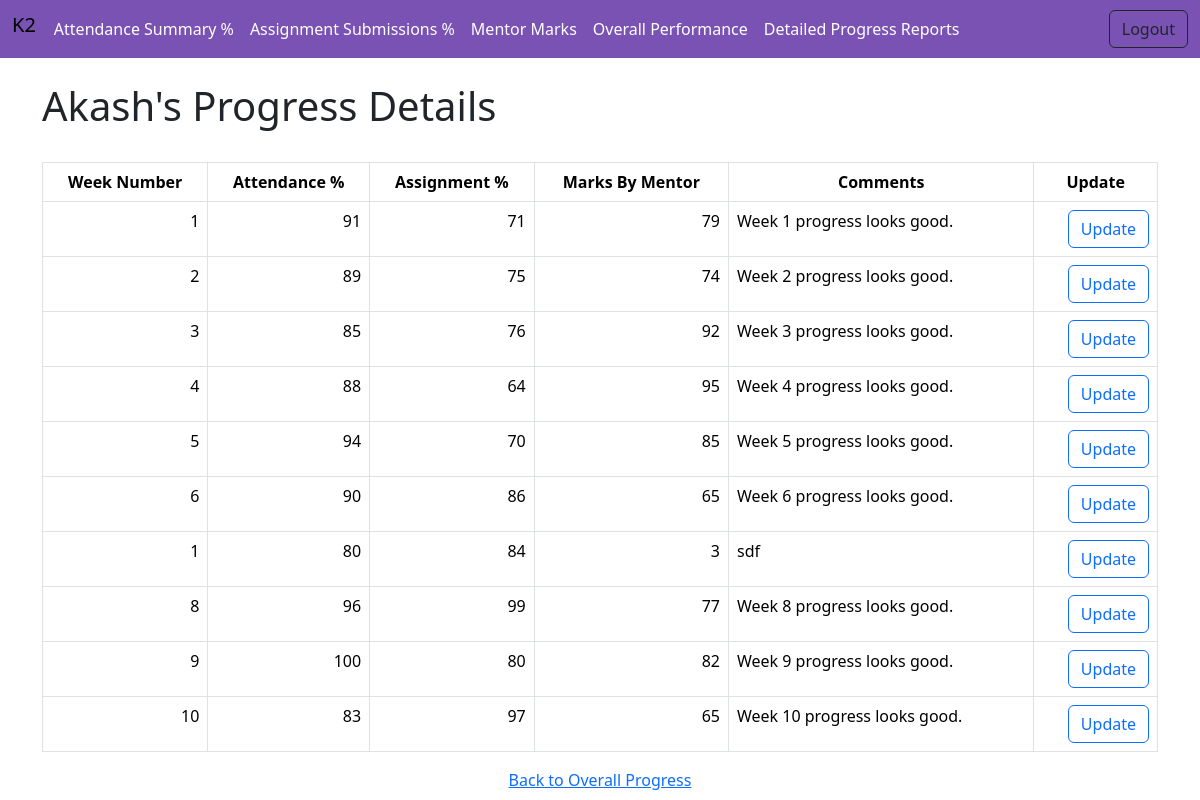
Before: /student_detail/e9akash/ (signed in) with the older database file.
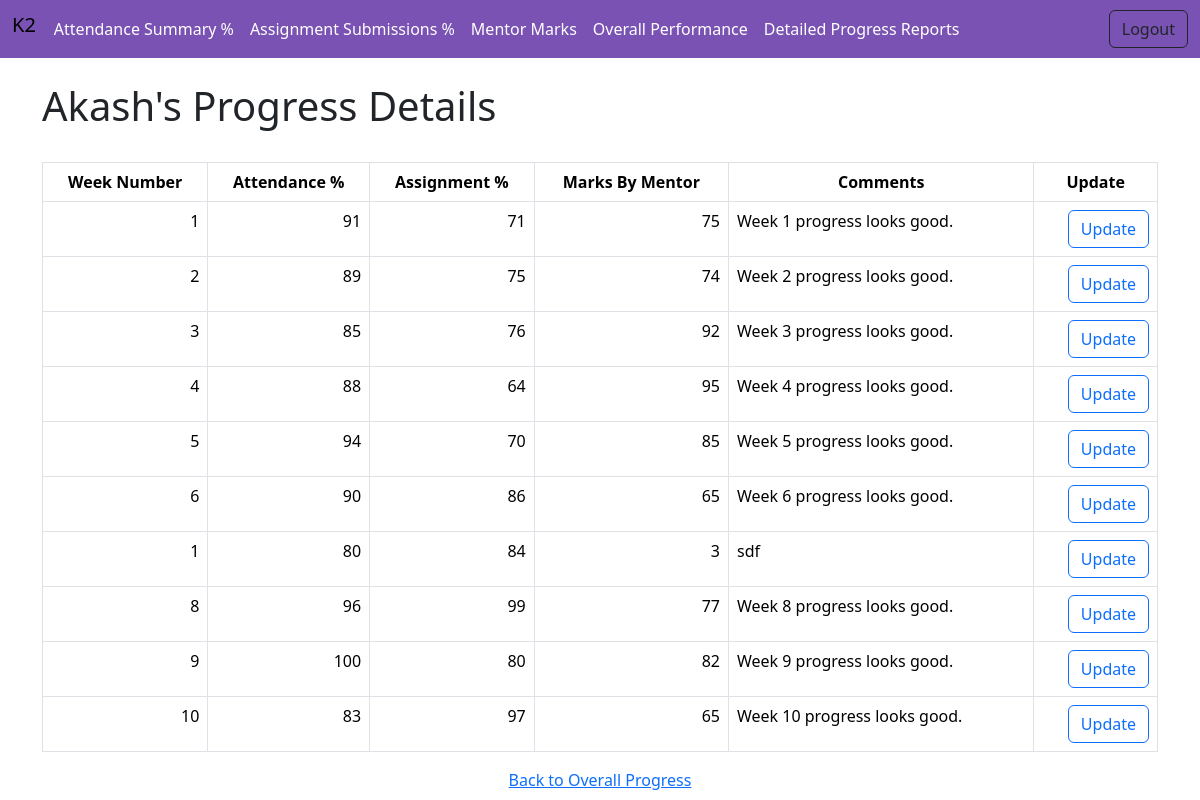
After: the same page with the newer database file.
### progress_tracker/models.py (models this page shows, shortened)
class Trainee(models.Model):
    id = models.AutoField(primary_key=True)
    username = models.CharField(max_length=50)
    name = models.CharField(max_length=100)

class ProgressReport(models.Model):
    trainee = models.ForeignKey(Trainee, on_delete=models.CASCADE)
    week_number = models.PositiveIntegerField()
    attendance = models.PositiveIntegerField()
    assignment = models.PositiveIntegerField()
    marks = models.PositiveIntegerField()
    comments = models.TextField()

### progress_tracker/views.py (the view)
class StudentDetailView(LoginRequiredMixin, DetailView):
    model = Trainee
    template_name = "progress_tracker/student_detail.html"
    context_object_name = "trainee"
    def get_object(self, queryset=None):
        username = self.kwargs.get("username", None)
        trainees = Trainee.objects.filter(username=username)
        if not trainees.exists():
            raise Http404("Trainee not found")
        return trainees.first()
    def get_context_data(self, **kwargs):
        context = super().get_context_data(**kwargs)
        context["progress_reports"] = ProgressReport.objects.filter(trainee=self.object)
        return context

### progress_tracker/templates/progress_tracker/student_detail.html
{% extends 'progress_tracker/base.html' %}
{% block content %}
  <div class="container mt-4">
    <h1>{{ trainee.name }}'s Progress Details</h1>
    <br />
    <table class="table table-bordered">
      <thead class="thead-dark">
        <tr>
          <th class="text-center" scope="col">Week Number</th>
          <th class="text-center" scope="col">Attendance %</th>
          <th class="text-center" scope="col">Assignment %</th>
          <th class="text-center" scope="col">Marks By Mentor</th>
          <th class="text-center" scope="col">Comments</th>
          <th class="text-center" scope="col">Update</th>
        </tr>
      </thead>
      <tbody>
        {% for progress_report in progress_reports %}
          <tr>
            <td class="text-end">{{ progress_report.week_number }}</td>
            <td class="text-end">{{ progress_report.attendance }}</td>
            <td class="text-end">{{ progress_report.assignment }}</td>
            <td class="text-end">{{ progress_report.marks }}</td>
            <td >{{ progress_report.comments }}</td>
            <td class="text-end">
              <a href="{% url 'progress_tracker:update_progress_report' progress_report.pk %}" class="btn btn-outline-primary">Update</a>
            </td>
          </tr>
        {% endfor %}
      </tbody>
    </table>
  </div>
  <div class="d-flex" style="justify-content: center;">
    <a class="back-button" href="{% url 'progress_tracker:overall_progress' %}">Back to Overall Progress</a>
  </div>
{% endblock %}

### progress_tracker/templates/progress_tracker/base.html (shortened to what this page needs)
<html lang="en">
  <head>
    <link href="https://cdn.jsdelivr.net/npm/bootstrap@5.3.2/dist/css/bootstrap.min.css" rel="stylesheet" />
  </head>
  <body>
    <nav class="navbar navbar-expand-lg navbar-light" style="background-color: #7952b3;">
      <div class="container-fluid">
        <h4 class="nav-item navbar-brand" style="margin-right: 10px;">K2</h4>
        <div class="collapse navbar-collapse text-light" id="navbarSupportedContent">
          <ul class="navbar-nav me-auto mb-2 mb-lg-0">
            <li class="nav-item active">
              <a class="nav-link" href="/progress_graph/" style="color: white;">Attendance Summary %</a>
            </li>
            <li class="nav-item ml-2 ml-2 active">
              <a class="nav-link" href="/assignmnet_report/" style="color: white;">Assignment Submissions % </a>
            </li>
            <li class="nav-item ml-2 active">
              <a class="nav-link" href="/marksheet/" style="color: white;">Mentor Marks </a>
            </li>
            <li class="nav-item ml-2 active">
              <a class="nav-link" href="/overall_progress/" style="color: white;">Overall Performance </a>
            </li>
            <li class="nav-item ml-2 active">
              <a class="nav-link" href="/students/" style="color: white;">Detailed Progress Reports </a>
            </li>
          </ul>
          <ul class="navbar-nav">
            <li class="nav-item active ml-auto">
              <a class="btn btn-outline-dark" href="/logout/">Logout </a>
            </li>
          </ul>
        </div>
      </div>
    </nav>
    {% block content %}
    {% endblock %}
  </body>
</html>

### progress_tracker/templates/progress_tracker/base.html (style rules this page uses)
.navbar-brand { flex-grow: 0; text-align: center; }

Changed rows visible on the page:
changed ProgressReport "Week 1 progress looks good.": marks "79" → "75"
